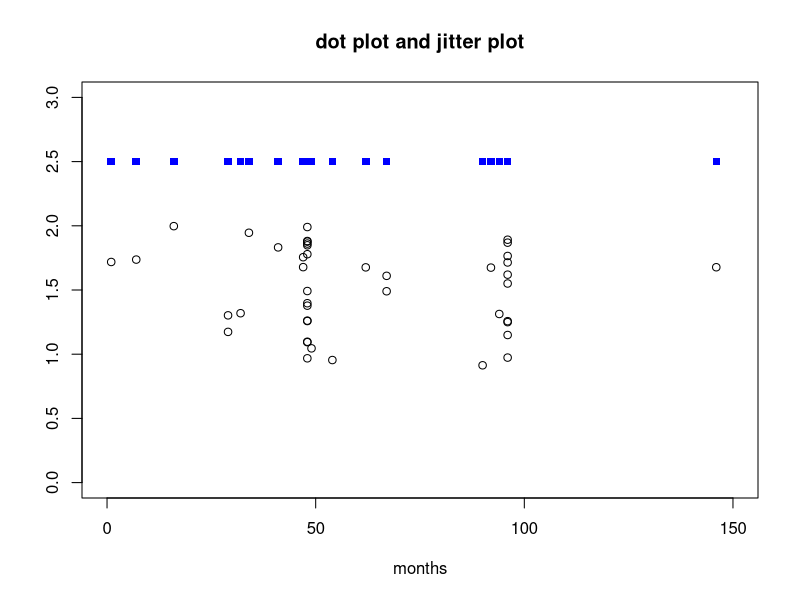

Generate this figure with R:
presidents <- read.fwf("presidents.txt", widths = c(9, 15, 3), col.names = c("id","name","months"))

with(
  data=presidents, 
   {
    plot(months, rep(2.5, length(months)),
         main = "dot plot and jitter plot",
         xlab = "months", ylab = "",
         pch = 15, col = "blue", 
         xlim = c(0, 150), ylim=c(0, 3))
    
    points(months, jitter(rep(1.5, length(months)), 20), col = "black")
    })
